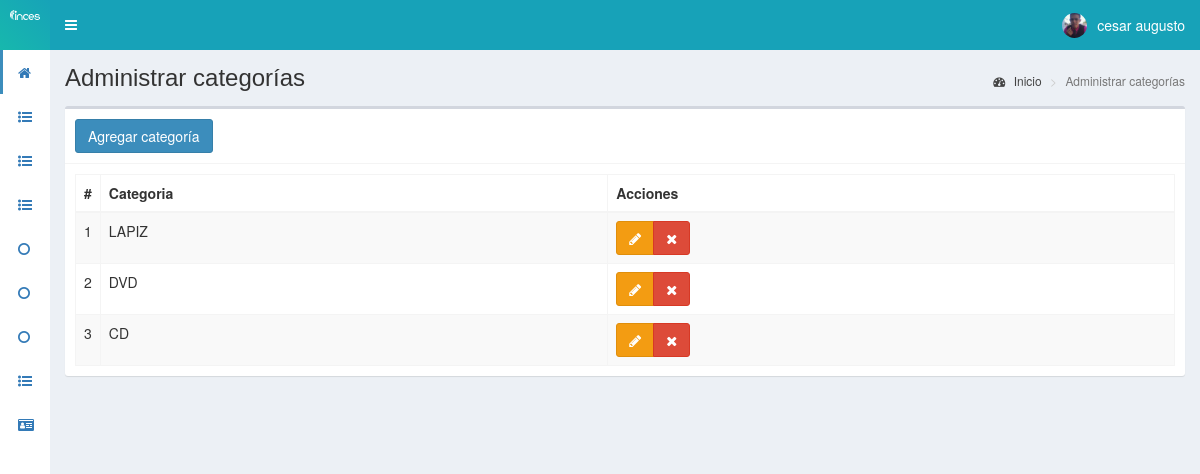
/categoriasC (signed in), run on the app's committed database.
### tables this page shows
CREATE TABLE `personal` (
  `id` int(11) NOT NULL,
  `cedula` int(11) NOT NULL,
  `nombres` text NOT NULL,
  `apellidos` text NOT NULL,
  `email` text NOT NULL,
  `telefono` text NOT NULL,
  `direccion` text NOT NULL,
  `fecha_nac` text NOT NULL,
  `cargo` int(11) NOT NULL,
  `departamento` int(11) NOT NULL,
  `estado` text NOT NULL,
  `fecha` timestamp NOT NULL DEFAULT current_timestamp() ON UPDATE current_timestamp()
);

CREATE TABLE `categoriasC` (
  `id` int(11) NOT NULL,
  `categoria` text NOT NULL,
  `fecha` timestamp NOT NULL DEFAULT current_timestamp() ON UPDATE current_timestamp()
);

### controladores/plantilla.controlador.php (called while the page is built)
<?php
class ControladorPlantilla{
	static public function ctrPlantilla(){
		include "vistas/plantilla.php";
	}
}

### index.php (called while the page is built, shortened)
<?php
require_once "controladores/plantilla.controlador.php";
require_once "controladores/usuarios.controlador.php";
require_once "controladores/categoriasC.controlador.php";
require_once "controladores/soporte.controlador.php";
require_once "modelos/categoriasC.modelo.php";
require_once "modelos/personal.modelo.php";
$plantilla = new ControladorPlantilla();
$plantilla -> ctrPlantilla();

### modelos/conexion.php (called while the page is built)
<?php
class Conexion{
	static public function conectar(){
		$link = new PDO("mysql:host=localhost;dbname=pos",
			            "root",
			            "");
		$link->exec("set names utf8");
		return $link;
	}
}

### modelos/personal.modelo.php (called while the page is built, shortened)
<?php
require_once "conexion.php";
class ModeloPersonal{
	static public function mdlMostrarPersonals($tabla, $item, $valor){
		if($item == "id"){
			$stmt = Conexion::conectar()->prepare("SELECT * FROM $tabla WHERE $item = :$item");
			$stmt -> bindParam(":".$item, $valor, PDO::PARAM_INT);
			$stmt -> execute();
			return $stmt -> fetch();
		}
	}
}
?>

### controladores/categoriasC.controlador.php (called while the page is built, shortened)
<?php
class ControladorCategoriasC{
	static public function ctrMostrarCategorias($item, $valor){
		$tabla = "categoriasC";
		$respuesta = ModeloCategoriasC::mdlMostrarCategorias($tabla, $item, $valor);
		return $respuesta;
	}
}

### modelos/categoriasC.modelo.php (called while the page is built, shortened)
<?php
require_once "conexion.php";
class ModeloCategoriasC{
	static public function mdlMostrarCategorias($tabla, $item, $valor){
		if($item != null){
			$stmt = Conexion::conectar()->prepare("SELECT * FROM $tabla WHERE $item = :$item");
			$stmt -> bindParam(":".$item, $valor, PDO::PARAM_STR);
			$stmt -> execute();
			return $stmt -> fetch();
		}else{
			$stmt = Conexion::conectar()->prepare("SELECT * FROM $tabla");
			$stmt -> execute();
			return $stmt -> fetchAll();
		}
	}
}

### vistas/modulos/categoriasC.php (the view, shortened to what this page needs)
<div class="content-wrapper">
  <section class="content-header">
    <h1>
      Administrar categorías
    </h1>
    <ol class="breadcrumb">
      <li><a href="inicio"><i class="fa fa-dashboard"></i> Inicio</a></li>
      <li class="active">Administrar categorías</li>
    </ol>
  </section>
  <section class="content">
    <div class="box">
      <div class="box-header with-border">
        <button class="btn btn-primary" data-toggle="modal" data-target="#modalAgregarCategoria">
          Agregar categoría
        </button>
      </div>
      <div class="box-body">
       <table class="table table-bordered table-striped dt-responsive tablas" width="100%">
        <thead>
         <tr>
           <th style="width:10px">#</th>
           <th>Categoria</th>
           <th>Acciones</th>
         </tr>
        </thead>
        <tbody>
        <?php
          $item = null;
          $valor = null;
          $categorias = ControladorCategoriasC::ctrMostrarCategorias($item, $valor);
          foreach ($categorias as $key => $value) {
            echo ' <tr>
                    <td>'.($key+1).'</td>
                    <td class="text-uppercase">'.$value["categoria"].'</td>
                    <td>
                      <div class="btn-group">
                        <button class="btn btn-warning btnEditarCategoria" idCategoria="'.$value["id"].'" data-toggle="modal" data-target="#modalEditarCategoria"><i class="fa fa-pencil"></i></button>
                        <button class="btn btn-danger btnEliminarCategoria" idCategoria="'.$value["id"].'"><i class="fa fa-times"></i></button>
                      </div>
                    </td>
                  </tr>';
          }
        ?>
        </tbody>
       </table>
      </div>
    </div>
  </section>
</div>

### vistas/modulos/cabezote.php (shortened to what this page needs)
<header class="main-header">
<a href="inicio" class="logo">
	<span class="logo-mini">
		<img src="vistas/img/plantilla/logo-blanco-lineal.svg" class="img-responsive" style="padding:10px">
	</span>
</a>
<nav class="navbar navbar-static-top" role="navigation">
 	<a href="#" class="sidebar-toggle" data-toggle="push-menu" role="button">
     	</a>
	<div class="navbar-custom-menu">
		<ul class="nav navbar-nav">
			<li class="dropdown user user-menu">
				<a href="#" class="dropdown-toggle" data-toggle="dropdown">
				<?php
				if($_SESSION["foto"] != ""){
					echo '<img src="'.$_SESSION["foto"].'" class="user-image">';
				}else{
					echo '<img src="vistas/img/usuarios/default/anonymous.png" class="user-image">';
				}
				?>
                     <?php  $tabla = "personal";
                            $item = "id";
                            $valor = $_SESSION["nombre"];
						   $respuesta1 = ModeloPersonal::MdlMostrarPersonals($tabla, $item, $valor);
						   ?>
					<span class="hidden-xs"><?php  echo $respuesta1["nombres"] ?></span>
				</a>
			</li>
		</ul>
	</div>
</nav>
</header>

### data on the page
personal: nombres "cesar augusto"
categoriasc: categoria "LAPIZ"
categoriasc: categoria "DVD"
categoriasc: categoria "CD"
